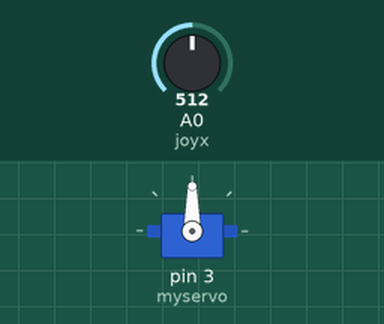
Recording of a sketch running on a simulated Arduino Uno, built with avr-gcc and run on an emulated ATmega328P. On the bench: servo. The test bench sets the inputs (shaded band); at power-on: A0 (joyx) = 512.

Above: at 1.2 s.
1.3 s: A0 (joyx) set to 716
At 1.7 s:
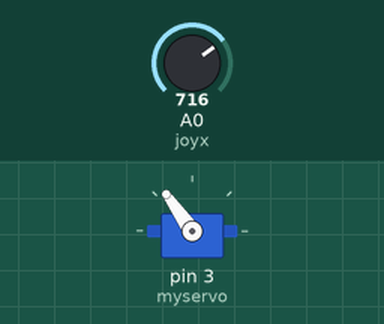
2.8 s: A0 (joyx) set to 900
At 4.0 s:
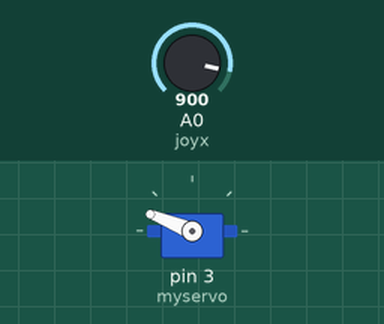
4.3 s: A0 (joyx) set to 1023
At 5.1 s:
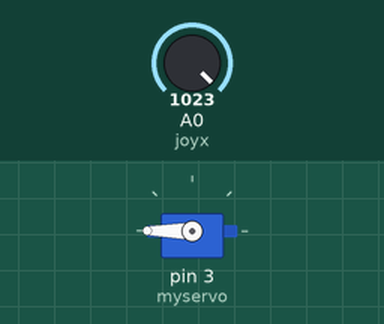
5.8 s: A0 (joyx) set to 306
At 6.3 s:
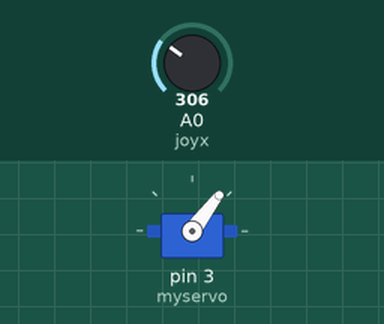
7.3 s: A0 (joyx) set to 122
At 8.6 s:
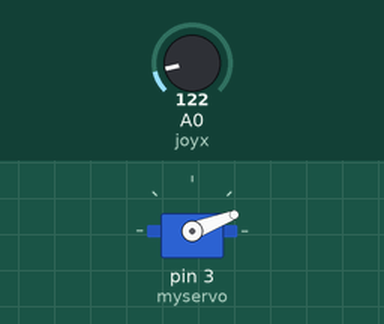
Timing chart, 0 to 9.8 s (numbered marks = the images above; inputs shaded):
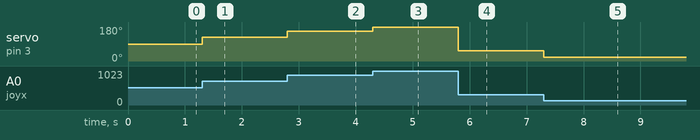

The sketch:

joy_servo.ino
```cpp
#include <Servo.h>

Servo myservo;
const int joyx= A0;

int joyvalx;

void setup()
{
  myservo.attach(3);

}

void loop()
{
joyvalx= analogRead(joyx);
joyvalx=map(joyvalx, 0, 1023, 0, 180);
myservo.write(joyvalx);

}
```

Measured:
- after the input at 1.3 s, servo on pin 3 (myservo): 90° → 125° at once
- after the input at 2.8 s, servo on pin 3 (myservo): 125° → 158° at once
- after the input at 4.3 s, servo on pin 3 (myservo): 158° → 180° at once
- after the input at 5.8 s, servo on pin 3 (myservo): 180° → 53° at once
- after the input at 7.3 s, servo on pin 3 (myservo): 53° → 21° at once
